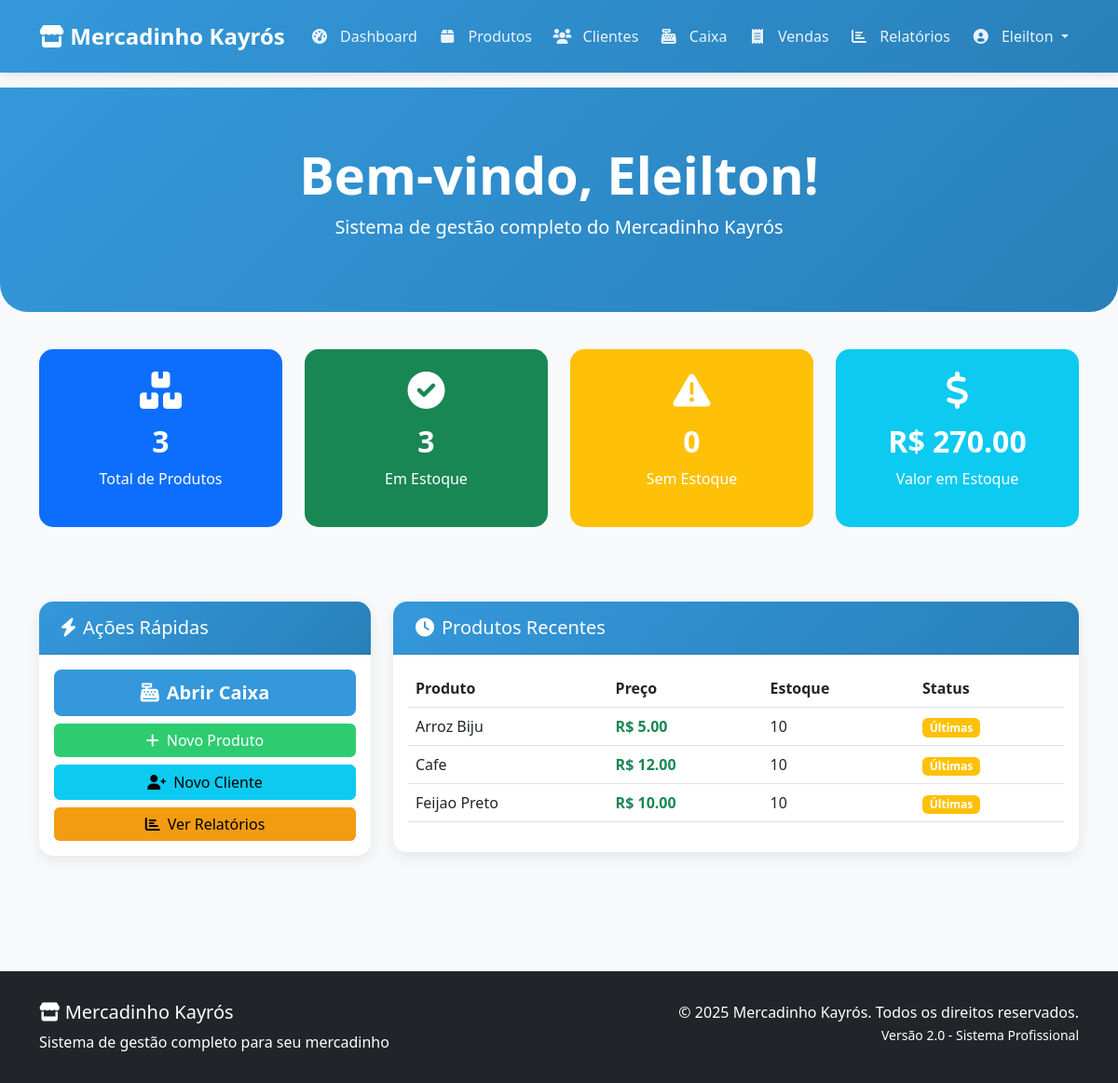
/dashboard (signed in), run on an earlier commit of the app's database.
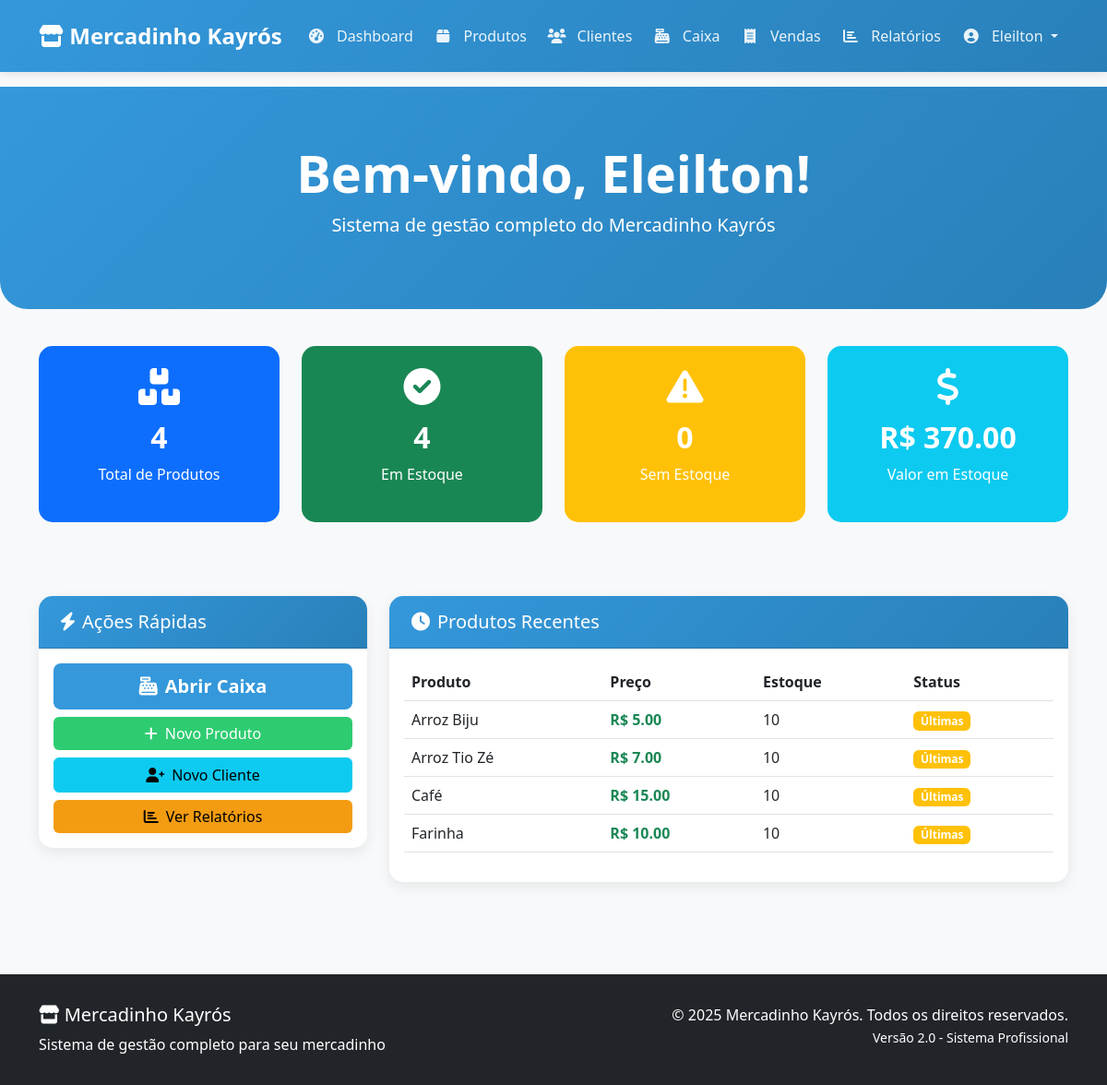
And on a later commit of the database.
### tables this page shows
CREATE TABLE usuarios (
        id INTEGER PRIMARY KEY AUTOINCREMENT,
        username TEXT NOT NULL UNIQUE,
        password_hash TEXT NOT NULL
    );

CREATE TABLE produtos (
        id INTEGER PRIMARY KEY AUTOINCREMENT,
        nome TEXT NOT NULL,
        preco REAL NOT NULL,
        quantidade INTEGER NOT NULL,
        codigo_barras TEXT UNIQUE
    );

### app.py (the view)
@app.route('/dashboard')
@login_required
def dashboard():
    try:
        estatisticas = db.get_estatisticas_gerais()
        produtos_recentes = db.listar_produtos()[:5]  # ← Agora funciona corretamente
        return render_template('dashboard.html',
                             estatisticas=estatisticas,
                             produtos_recentes=produtos_recentes)
    except Exception as e:
        flash('Erro ao carregar dashboard.', 'danger')
        return redirect(url_for('produtos'))

### app.py (called while the page is built)
@login_manager.user_loader
def load_user(user_id):
    try:
        return db.get_user_by_id(int(user_id))
    except (ValueError, TypeError):
        return None

@app.before_request
def before_request():
    if request.method == 'POST':
        for key, value in request.form.items():
            if len(str(value)) > 1000:
                flash('Dados enviados são muito grandes!', 'danger')
                return redirect(url_for('index'))

@app.context_processor
def inject_template_vars():
    return {
        'current_year': datetime.utcnow().year,
        'current_user': current_user
    }

### logica_banco.py (called while the page is built)
def get_user_by_id(user_id):
    db = DatabaseManager()
    if not db.connect():
        return None
    user_data = db.fetch_one("SELECT * FROM usuarios WHERE id = ?", (user_id,))
    db.disconnect()
    if user_data:
        return User(
            id=user_data['id'],
            username=user_data['username'],
            password_hash=user_data['password_hash']
        )
    return None

def listar_produtos():
    db = DatabaseManager()
    if not db.connect():
        return []
    produtos = db.fetch_all("SELECT * FROM produtos ORDER BY nome")
    db.disconnect()
    return produtos  # Já convertido para dicionários pelo DatabaseManager

    def connect(self):
        try:
            self.conn = sqlite3.connect(self.db_name)
            self.conn.row_factory = sqlite3.Row  # Permite acessar resultados por nome da coluna
            self.cursor = self.conn.cursor()
            return True
        except sqlite3.Error as e:
            print(f"❌ Erro ao conectar com o banco: {e}")
            return False

    def disconnect(self):
        if self.conn:
            self.conn.close()

    def fetch_all(self, query, params=()):
        try:
            self.cursor.execute(query, params)
            rows = self.cursor.fetchall()
            return [dict(row) for row in rows]
        except sqlite3.Error as e:
            print(f"❌ Erro ao buscar dados: {e}")
            return []

    def fetch_one(self, query, params=()):
        try:
            self.cursor.execute(query, params)
            row = self.cursor.fetchone()
            return dict(row) if row else None
        except sqlite3.Error as e:
            print(f"❌ Erro ao buscar dado: {e}")
            return None

### templates/dashboard.html (shortened to what this page needs)
{% extends "base.html" %}
{% block content %}
<div class="hero-section">
    <div class="container text-center">
        <h1 class="display-4 fw-bold">Bem-vindo, {{ current_user.username }}!</h1>
        <p class="lead">Sistema de gestão completo do Mercadinho Kayrós</p>
    </div>
</div>
<div class="container">
    <div class="row mb-5">
        <div class="col-md-3 mb-3">
            <div class="stat-card bg-primary">
                <i class="fas fa-boxes"></i>
                <h3>{{ estatisticas.total_produtos or 0 }}</h3>
                <p>Total de Produtos</p>
            </div>
        </div>
        <div class="col-md-3 mb-3">
            <div class="stat-card bg-success">
                <i class="fas fa-check-circle"></i>
                <h3>{{ estatisticas.produtos_estoque or 0 }}</h3>
                <p>Em Estoque</p>
            </div>
        </div>
        <div class="col-md-3 mb-3">
            <div class="stat-card bg-warning">
                <i class="fas fa-exclamation-triangle"></i>
                <h3>{{ estatisticas.produtos_sem_estoque or 0 }}</h3>
                <p>Sem Estoque</p>
            </div>
        </div>
        <div class="col-md-3 mb-3">
            <div class="stat-card bg-info">
                <i class="fas fa-dollar-sign"></i>
                <h3>R$ {{ "%.2f"|format(estatisticas.valor_estoque or 0) }}</h3>
                <p>Valor em Estoque</p>
            </div>
        </div>
    </div>
    <div class="row">
        <div class="col-md-4 mb-4">
            <div class="card">
                <div class="card-header">
                    <h5 class="mb-0"><i class="fas fa-bolt me-2"></i>Ações Rápidas</h5>
                </div>
                <div class="card-body">
                    <div class="d-grid gap-2">
                        <a href="{{ url_for('caixa') }}" class="btn btn-primary btn-lg">
                            <i class="fas fa-cash-register me-2"></i>Abrir Caixa
                        </a>
                        <a href="{{ url_for('adicionar_produto') }}" class="btn btn-success">
                            <i class="fas fa-plus me-2"></i>Novo Produto
                        </a>
                        <a href="{{ url_for('adicionar_cliente') }}" class="btn btn-info">
                            <i class="fas fa-user-plus me-2"></i>Novo Cliente
                        </a>
                        <a href="{{ url_for('relatorios') }}" class="btn btn-warning">
                            <i class="fas fa-chart-bar me-2"></i>Ver Relatórios
                        </a>
                    </div>
                </div>
            </div>
        </div>
        <div class="col-md-8">
            <div class="card">
                <div class="card-header">
                    <h5 class="mb-0"><i class="fas fa-clock me-2"></i>Produtos Recentes</h5>
                </div>
                <div class="card-body">
                    {% if produtos_recentes %}
                    <div class="table-responsive">
                        <table class="table table-hover">
                            <thead>
                                <tr>
                                    <th>Produto</th>
                                    <th>Preço</th>
                                    <th>Estoque</th>
                                    <th>Status</th>
                                </tr>
                            </thead>
                            <tbody>
                                {% for produto in produtos_recentes %}
                                <tr>
                                    <td>{{ produto.nome }}</td>
                                    <td class="fw-bold text-success">R$ {{ "%.2f"|format(produto.preco) }}</td>
                                    <td>{{ produto.quantidade }}</td>
                                    <td>
                                        {% if produto.quantidade > 10 %}
                                        <span class="badge bg-success">Disponível</span>
                                        {% elif produto.quantidade > 0 %}
                                        <span class="badge bg-warning">Últimas</span>
                                        {% else %}
                                        <span class="badge bg-danger">Esgotado</span>
                                        {% endif %}
                                    </td>
                                </tr>
                                {% endfor %}
                            </tbody>
                        </table>
                    </div>
                    {% endif %}
                </div>
            </div>
        </div>
    </div>
</div>
{% endblock %}

### templates/base.html (shortened to what this page needs)
<!DOCTYPE html>
<html lang="pt-br">
<head>
    <link href="https://cdn.jsdelivr.net/npm/bootstrap@5.3.0/dist/css/bootstrap.min.css" rel="stylesheet">
    <link href="https://cdnjs.cloudflare.com/ajax/libs/font-awesome/6.0.0/css/all.min.css" rel="stylesheet">
</head>
<body>
    <nav class="navbar navbar-expand-lg navbar-dark">
        <div class="container">
            <a class="navbar-brand" href="{{ url_for('dashboard') }}">
                <i class="fas fa-store"></i> Mercadinho Kayrós
            </a>
            <div class="collapse navbar-collapse" id="navbarNav">
                <ul class="navbar-nav me-auto">
                    <li class="nav-item">
                        <a class="nav-link" href="{{ url_for('dashboard') }}">
                            <i class="fas fa-tachometer-alt"></i> Dashboard
                        </a>
                    </li>
                    <li class="nav-item">
                        <a class="nav-link" href="{{ url_for('produtos') }}">
                            <i class="fas fa-box"></i> Produtos
                        </a>
                    </li>
                    <li class="nav-item">
                        <a class="nav-link" href="{{ url_for('clientes') }}">
                            <i class="fas fa-users"></i> Clientes
                        </a>
                    </li>
                    <li class="nav-item">
                        <a class="nav-link" href="{{ url_for('caixa') }}">
                            <i class="fas fa-cash-register"></i> Caixa
                        </a>
                    </li>
                    <li class="nav-item">
                        <a class="nav-link" href="{{ url_for('vendas') }}">
                            <i class="fas fa-receipt"></i> Vendas
                        </a>
                    </li>
                    <li class="nav-item">
                        <a class="nav-link" href="{{ url_for('relatorios') }}">
                            <i class="fas fa-chart-bar"></i> Relatórios
                        </a>
                    </li>
                </ul>
                <ul class="navbar-nav">
                    {% if current_user.is_authenticated %}
                    <li class="nav-item dropdown">
                        <a class="nav-link dropdown-toggle" href="#" id="navbarDropdown" role="button" data-bs-toggle="dropdown">
                            <i class="fas fa-user-circle"></i> {{ current_user.username }}
                        </a>
                    </li>
                    {% else %}
                    <li class="nav-item">
                        <a class="nav-link" href="{{ url_for('login') }}">
                            <i class="fas fa-sign-in-alt"></i> Login
                        </a>
                    </li>
                    {% endif %}
                </ul>
            </div>
        </div>
    </nav>
    <main>
        {% block content %}{% endblock %}
    </main>
    <footer class="bg-dark text-white mt-5">
        <div class="container">
            <div class="row">
                <div class="col-md-6">
                    <h5><i class="fas fa-store"></i> Mercadinho Kayrós</h5>
                    <p class="mb-0">Sistema de gestão completo para seu mercadinho</p>
                </div>
                <div class="col-md-6 text-md-end">
                    <p class="mb-0">&copy; {{ current_year }} Mercadinho Kayrós. Todos os direitos reservados.</p>
                    <small>Versão 2.0 - Sistema Profissional</small>
                </div>
            </div>
        </div>
    </footer>
</body>
</html>

### templates/base.html (style rules this page uses)
:root { --primary: #3498db; --secondary: #e74c3c; --success: #2ecc71; --warning: #f39c12; --dark: #2c3e50; --light: #ecf0f1; }
body { background-color: #f8f9fa; font-family: 'Segoe UI', Tahoma, Geneva, Verdana, sans-serif; min-height: 100vh; display: flex; flex-direction: column; }
.navbar { background: linear-gradient(135deg, var(--primary), #2980b9); box-shadow: 0 2px 10px rgba(0,0,0,0.1); padding: 1rem 0; }
.navbar-brand { font-weight: 700; font-size: 1.5rem; color: white !important; }
.navbar-nav .nav-link { color: rgba(255,255,255,0.9) !important; font-weight: 500; padding: 0.5rem 1rem; border-radius: 5px; margin: 0 0.2rem; transition: all 0.3s ease; }
.navbar-nav .nav-link i { margin-right: 0.5rem; width: 20px; text-align: center; }
.btn-primary { background: var(--primary); border: none; padding: 10px 25px; font-weight: 600; transition: all 0.3s ease; }
.btn-success { background: var(--success); border: none; }
.btn-warning { background: var(--warning); border: none; }
.card { border: none; border-radius: 15px; box-shadow: 0 5px 15px rgba(0,0,0,0.08); transition: all 0.3s ease; margin-bottom: 20px; }
.card-header { background: linear-gradient(135deg, var(--primary), #2980b9); color: white; border-radius: 15px 15px 0 0 !important; font-weight: 600; padding: 1rem 1.5rem; }
.hero-section { background: linear-gradient(135deg, var(--primary), #2980b9); color: white; padding: 60px 0; margin-bottom: 40px; border-radius: 0 0 30px 30px; }
main { flex: 1; padding-bottom: 2rem; }
footer { background-color: var(--dark); color: white; padding: 2rem 0; margin-top: auto; }
.stat-card { text-align: center; padding: 1.5rem; border-radius: 15px; color: white; margin-bottom: 1rem; }
.stat-card i { font-size: 2.5rem; margin-bottom: 1rem; }
.stat-card h3 { font-size: 2rem; margin-bottom: 0.5rem; font-weight: 700; }

What changed in the data, as far as the page shows it:
removed produtos: nome "Cafe", preco "12.00", quantidade "10", shows "Últimas"
removed produtos: nome "Feijao Preto", preco "10.00", quantidade "10", shows "Últimas"
added produtos: nome "Arroz Tio Zé", preco "7.00", quantidade "10", shows "Últimas"
added produtos: nome "Café", preco "15.00", quantidade "10", shows "Últimas"
added produtos: nome "Farinha", preco "10.00", quantidade "10", shows "Últimas"
Also different on the page:
{{ estatisticas.total_produtos or 0 }}: "3" → "4"
{{ estatisticas.produtos_estoque or 0 }}: "3" → "4"
{{ "%.2f"|format(estatisticas.valor_estoque or 0) }}: "270.00" → "370.00"
